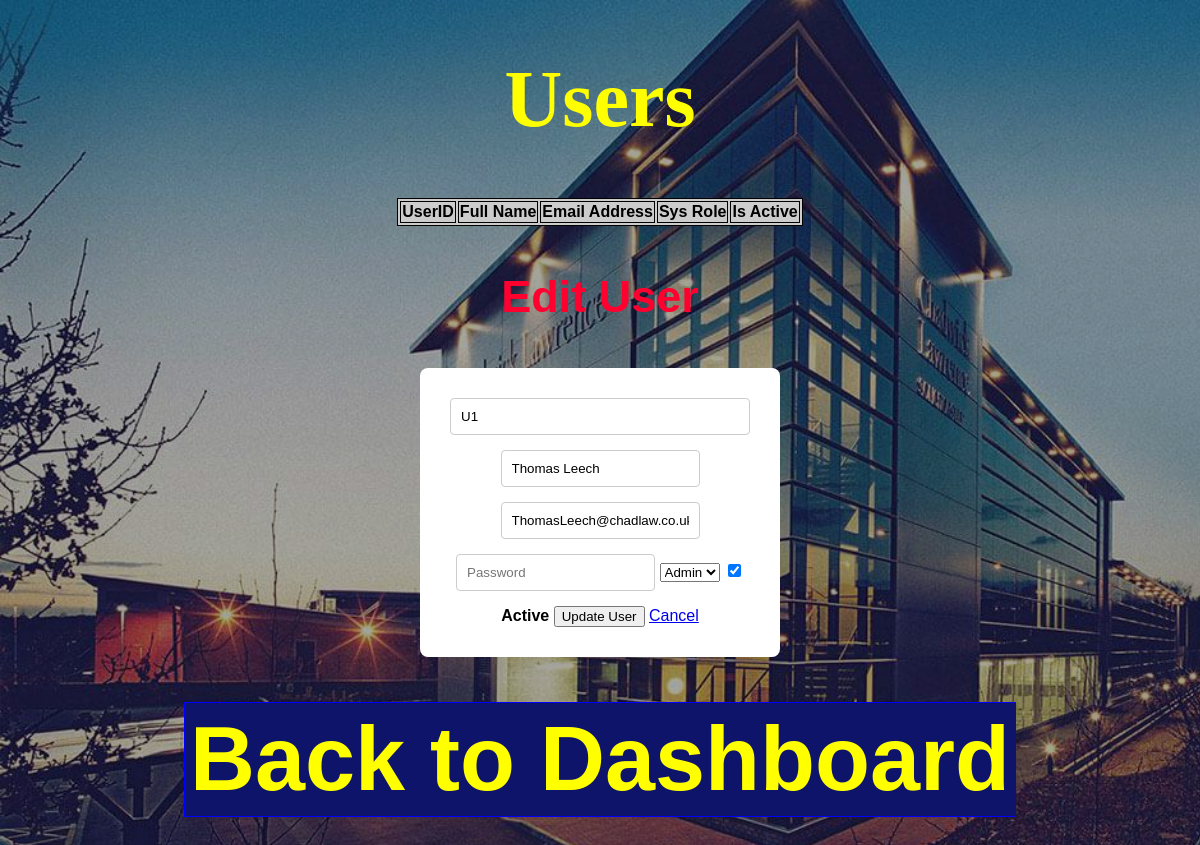
Page /edit_user/U1 on the committed database.
### tables this page shows
CREATE TABLE users (
    UserID TEXT PRIMARY KEY NOT NULL,
    Full_Name TEXT NOT NULL,
    Email_Address TEXT UNIQUE NOT NULL,
    Passwords TEXT NOT NULL,
    Sys_Role TEXT NOT NULL CHECK(Sys_Role IN ('Admin', 'User')), 
    Created_At DATE NOT NULL,
    Is_Active INTEGER NOT NULL DEFAULT 1 CHECK (Is_Active IN (0, 1))
);

### App.py (the view)
@app.route('/edit_user/<user_id>')
def edit_user(user_id):
    cur.execute("SELECT UserID, Full_Name, Email_Address, Sys_Role, Created_At, Is_Active, Passwords FROM Users WHERE UserID=?", (user_id,))
    selected_user = cur.fetchone()
    return render_template("users.html", edit_user=selected_user)

### templates/users.html (shortened to what this page needs)
<!DOCTYPE html>
<html>
<head>
    <link rel="stylesheet" href="{{ url_for('static', filename='styles.css') }}">
</head>
<body>
    <h1>Users</h1>
    <table>
        <thead>
            <tr>
               <th>UserID</th>
                <th>Full Name</th>
                <th>Email Address</th>
                <th>Sys Role</th>
                <th>Is Active</th>
            </tr>
        </thead>
    </table>
    <div class="form-container">
        <h3>{{ 'Edit User' if edit_user else 'Create New User' }}</h3>
        <form method="post" action="{{ url_for('save_user') }}">
            {% if edit_user %}
                <input type="text" name="user_id" value="{{ edit_user[0] }}" readonly>
            {% else %}
                <input type="text" name="user_id" placeholder="User ID (do not leave blank)" required>
            {% endif %}
            <div class="input-group">
                <input type="text" name="full_name" placeholder="Full name"
                       value="{{ edit_user[1] if edit_user else '' }}" required>
                <input type="email" name="email" placeholder="Email"
                       value="{{ edit_user[2] if edit_user else '' }}" required>
                <input type="password" name="password" placeholder="Password"
                       {% if not edit_user %}required{% endif %}>
                <select name="sys_role">
                    <option value="Admin" {{ 'selected' if edit_user and edit_user[3]=='Admin' }}>Admin</option>
                </select>
                <label>
                    <input type="checkbox" name="is_active"
                           {{ 'checked' if edit_user and edit_user[5] == 1 }}>
                    Active
                </label>
                <button type="submit" class="btn-primary">
                    {{ 'Update User' if edit_user else 'Create User' }}
                </button>
                {% if edit_user %}
                    <a href="{{ url_for('users') }}" class="btn-secondary">Cancel</a>
                {% endif %}
            </div>
        </form>
    </div>
</body>
<h3> <a href="{{ url_for('dashboard') }}" class="dashbtn">Back to Dashboard</a></H3>
</html>

### static/styles.css (style rules this page uses)
body { background-image: linear-gradient( rgba(0, 0, 0, 0.35), rgba(0, 0, 0, 0.35) ), url("images/cl_background.jpg"); background-size: cover; background-position: centre; background-repeat: no-repeat; margin: 0; display: flex; flex-direction: column; justify-content: center; align-items: center; min-height: 100vh; font-family: Arial, sans-serif; background-color: white }
form { background: white; padding: 30px; border-radius: 8px; display: flex; flex-direction: column; width: 300px; }
label { margin-bottom: 5px; font-weight: bold; }
input { margin-bottom: 15px; padding: 10px; border: 1px solid #ccc; border-radius: 4px; }
.dashbtn { background-color:rgb(14, 20, 105); border: 1px solid blue; color: yellow; font-size: 90px; padding: 5px 5px; cursor: pointer; text-decoration: none; display: inline-block; }
h1 { text-align: center; color: yellow; font-weight: bold; font-size: 80px; font-family: serif; padding:auto; }
h3 { color: rgb(255, 0, 47); font-size: 45px; }
table, th, td { background-color: #ccc; border: 1px solid; }
div { text-align: center; }

### rows in the picture
users: user_id "U1", full_name "Thomas Leech", email "ThomasLeech@chadlaw.co.uk"

### other values in the picture
{{ 'Edit User' if edit_user else 'Create New User' }} "Edit User"
{{ 'Update User' if edit_user else 'Create User' }} "Update User"
